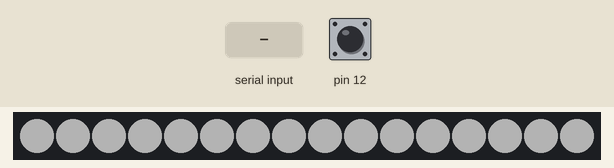
A sketch run on a simulated Arduino Uno, built with avr-gcc and run on an emulated ATmega328P. Shown: 16 RGB LEDs in strip order, left to right. Inputs (shaded band) come from the test bench; at power-on: pin 12 HIGH. Dim RGB values are drawn brighter than linear; random numbers use the default seed unless the sketch sets one.

Above: at 1.2 s.
1.3 s: pin 12 pulled LOW for 0.15 s
2.0 s: "," received over Serial
At 3.7 s:
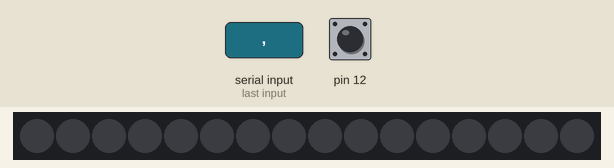
Timing chart, 0 to 5.2 s (numbered marks = the images above; inputs shaded):
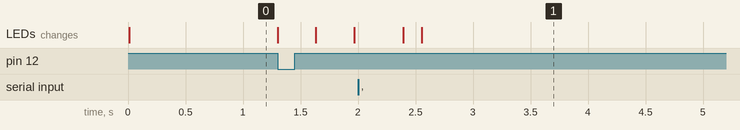

The sketch:

Transmitter_main_ver_2.ino
```cpp
#include <FastLED.h>
#include <TimerMs.h>
#include <EncButton.h>

// переменные
#define NUM_LEDS_2 16              // указываем количество светодиодов на ленте
#define PIN_2 6                    // указываем адресный пин для подключения ленты
#define PERIOD 3                // время между передачей каждого бита
CRGB leds_2[NUM_LEDS_2];           // создаём новую ленту
TimerMs tmr(10, 1, 0);             // задаём таймер для опроса кнопки (период, мс), (0 не запущен / 1 запущен),(режим: 0 период / 1 таймер)
TimerMs tmr_trnsm1(10, 1, 0);
TimerMs tmr_trnsm2(10, 1, 0);
TimerMs tmr_trnsm3(10, 1, 0);
EncButton<EB_TICK , 12> enc;       // TODO вешаем кнопку на 12 пин для активации передачи данных
const char *string = "\nТест 1\nТест 2\nТест 3"; // TODO передаваемые данные
int string_length;                 // переменная для подсчёта символов в строке

byte array_LED[3] = {80, 0, 255}; // переменные для трёх цветов
bool enable_LED = 1;               // разрешение работы
byte swith_effect = 0;

//TODO первичная инициализация устройства
void setup() {
  Serial.begin(1000000); // TODO для парсинга
  Serial.setTimeout(0.1);// TODO для парсинга

  // добавляем светодиоды в ленту и задаём их яркость
  FastLED.addLeds <WS2811, PIN_2, GRB>(leds_2, NUM_LEDS_2); //.setCorrection(TypicalLEDStrip)
  FastLED.setBrightness(60);// TODO устанавливаем яркость в максимум
  LED_Color_change(0,0,0);// обнулем переменные при первом включении

  tmr.setPeriodMode(); // задаём таймеру режим периода
  tmr_trnsm1.setPeriodMode();
  tmr_trnsm2.setPeriodMode();
  tmr_trnsm3.setPeriodMode();
  string_length = strlen(string); // вычисляем количество символов в передаваемой строке данных
}

//главный цикл работы устройства
void loop() {
  enc.tick(); //обновляем кнопку
  //проверяем что пришло разрешение работы от первой части
  if (enable_LED) {
    //проверяем что не нажата кнопка передачи данных
    if (enc.press()) {
      //передаём сообщение при нажатой кнопке
      transmit_MSG();
    } else {
      //дежурный эффект при нормальной работе
      effect();
    }
  }

}
```

effects.ino
```cpp
//описание возможных эффектов в режиме ожидания передачи данных

// переменные
byte newH;

void effect() {
  switch (swith_effect) {
    case 0: ligh_ON();
      break;
    case 1: ligh_pulse();
      break;
    default: Serial.println("def");
      break;
  }
}

void ligh_ON() {
  if (tmr.tick()) {
    LED_Color_change(array_LED[0], array_LED[1], array_LED[2]);
  }
}

//пульсирующая яркость(нужно переписить с нормальным допуском)
void ligh_pulse() {
  // Определяем случайное изменение
  newH = random(160, 255);

  while (array_LED[2] - newH > 0) {
    if (tmr.tick()) {
      array_LED[2] -= 1;
      // Применяем изменение к текущему цвету
      LED_Color_change(array_LED[0], array_LED[1], array_LED[2]);
    }
  }

  while (array_LED[2] - newH < 0) {
    if (tmr.tick()) {
      array_LED[2] += 1;
      // Применяем изменение к текущему цвету
      LED_Color_change(array_LED[0], array_LED[1], array_LED[2]);
    }
  }
}

// функция изменяет цвет светодиодов
int LED_Color_change(byte color_0, byte color_1, byte color_2) {
  for (int i = 0; i < NUM_LEDS_2; i += 1) {
    leds_2[i] = CHSV(color_0, color_1, color_2);
  }
  FastLED.show(); // отправляем информацию на ленту
}
```

serial_listener.ino
```cpp
//код проверки последовательного порта на приходящие данные с первой части

// переменные
String DATA = ""; // TODO строка которая принимает данные с первой части
int TMP_array_LED[3] = {0, 0, 0};

//функция, которая слушает последовательный порт и при появлении данных передает их на парсинг
void serialEvent() {
  if (Serial.available()) {
    DATA = Serial.readString(); //.toInt()
    parse_DATA(DATA);
  }
}

//функция забирает цвета RGB со строки, отправляемой первой частью
int parse_DATA (String MyS) {
  int MyP = 0;
  int MyI = 0;
  int index = 0;
  while (MyI >= 0) {
    MyI = MyS.indexOf(",", MyP);
    String s = MyS.substring(MyP, MyI);
    //    Serial.println(s+" ");
    MyP = MyI + 1;
    TMP_array_LED[index] = s.toInt();
    //Serial.println(array_LED);
    index = index + 1;
  }
  if (TMP_array_LED[0] == 300) {
    transmit_MSG();
  }
  else
  {
    array_LED[0] = TMP_array_LED[0];
    array_LED[1] = TMP_array_LED[1];
    array_LED[2] = TMP_array_LED[2];

    //разрешаем/запрещаем работу светодиодов и отправляем цвет
    enable_LED_func();
  }

}

//проверка на включение
bool enable_LED_func() {
  if (array_LED[0] == 0 && array_LED[1] == 0 && array_LED[2] == 0) {
    enable_LED = 0;
    LED_Color_change(0, 0, 0);
  }
  else {
    enable_LED = 1;
    LED_Color_change(array_LED[0], array_LED[1], array_LED[2]);
  }
}
```

transmit_data.ino
```cpp
//код передачи данных

// переменные


void transmit_MSG() {
  //FastLED.setBrightness(255);
  for (int i = 0; i < string_length; i++)
  {
    send_byte(string[i]);
  }
  FastLED.setBrightness(60);
}


void send_byte(char my_byte) {
  //if (tmr_trnsm1.tick()) {
  //if (tmr_trnsm2.tick()) {
  FastLED.setBrightness(0);
  FastLED.show();
  // }
  delay(PERIOD);

  uint8_t bin;

  for (int i = 0; i < 8; i++) {
    //if (tmr_trnsm3.tick()) {
    int led_state = bitRead(my_byte, i);
    FastLED.setBrightness(255 * (led_state != 0));
    FastLED.show();
    // }
    delay(PERIOD);
  }

  FastLED.setBrightness(255);
  FastLED.show();

  delay(PERIOD);
}
```
